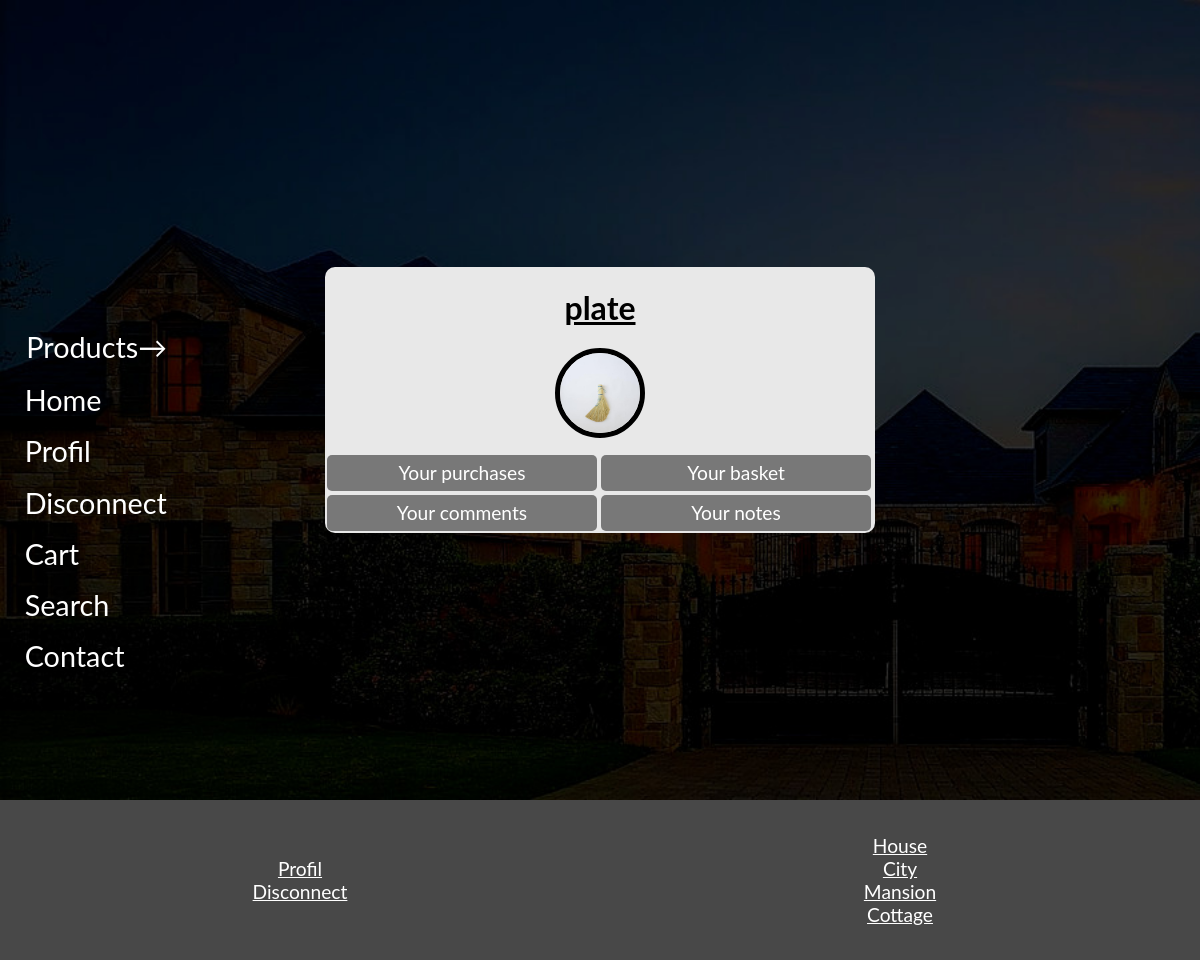
The app's page /profil.php?show=bought (signed in) with its own data.
### tables this page shows
CREATE TABLE IF NOT EXISTS `users` (
  `id` int(11) NOT NULL AUTO_INCREMENT,
  `name` varchar(255) NOT NULL,
  `email` varchar(255) NOT NULL,
  `password` varchar(255) NOT NULL,
  `avatar` varchar(255) NOT NULL,
  PRIMARY KEY (`id`)
);

CREATE TABLE IF NOT EXISTS `category` (
  `id` int(11) NOT NULL AUTO_INCREMENT,
  `name` text NOT NULL,
  PRIMARY KEY (`id`)
);

### profil.php (the view, shortened to what this page needs)
<DOCTYPEtml>
<html lang='en'>
	<head>
		<link rel='stylesheet' type='text/css' href="CSS/stylesheet.css" />
		<link rel="stylesheet" type="text/css" href="CSS/boot.css"/>
	</head>
	<body id='inscription-body'>
		<header>
			<?php
				include("header.php");
				$usr = $stmt->query("SELECT * FROM users WHERE id =".$_SESSION["id"])->fetch(PDO::FETCH_ASSOC);
			?>
		</header>
		<main class='flexr just-center align-center'>
			<div id='profil-container' class='flexc just-around'>
				<h1 class='center'><u><?=$usr["name"]?></u></h1>
				<img src='Media/Images/Avatars/<?=$usr["avatar"]?>' id='profil-image'/>
				<span id='profil-data' class='flexr wrap'>
					<a href='profil.php?show=bought'>Your purchases</a>
					<a href='profil.php?show=basket'>Your basket</a>
					<a href='profil.php?show=comments'>Your comments</a>
					<a href='profil.php?show=note'>Your notes</a>
				</span>
			</div>
		</main>
		<footer>
			<?php include("footer.php") ?>
		</footer>
	</body>
</html>

### footer.php (shortened to what this page needs)
<?php
	$stmt = new PDO("mysql:host=localhost;dbname=boutique","root","");
	$category = $stmt->query("SELECT * FROM category")->fetchAll(PDO::FETCH_ASSOC);
?>
<?php if(isset($_SESSION["id"])) { ?>
	<div class='footer-container'>		<a href='profil.php'>Profil</a>		<a href='index.php?deco=true'>Disconnect</a>		</div>
<?php } ?>
	<div class='footer-container'>
		<?php
			foreach($category as $cat)
			{
				echo "<a href='product.php?category=".$cat["id"]."'>".$cat["name"]."</a>";
			}
		?>
	</div>

### CSS/stylesheet.css (style rules this page uses)
body { font-family:lato; margin:0; padding:0; display:flex; flex-direction:column; justify-content:center; background-color:#484848; min-height:100vh; }
#inscription-body { background-image:url('../Media/Images/mansion.jpg'); background-size:cover; }
header { position:fixed; top:20em; left:1em; }
main { min-height:100vh; }
#profil-container { background-color:#E8E8E8; border-radius:10px; min-width:400px; max-width:550px; }
#profil-image { width:5em; border-radius:50%; align-self:center; border:5px solid black; margin-bottom:15px; }
#profil-data { min-height:80px; max-width:550px; min-width:400px; width:550px; }
#profil-data a { color:white; text-decoration:none; font-size:1.2em; background:#787878; padding:0.3em; border-radius:5px; width:47%; text-align:center; margin:2px; transition:background 0.2s ease; }
footer { display:flex; justify-content:space-evenly; height:10em; background:#484848; }
.footer-container { width:80%; font-size:1.2em; color:white; text-align:center; display:flex; flex-direction:column; align-self:center; }
footer a { color:white; transition:font-size 0.2s ease; }

### CSS/boot.css (style rules this page uses)
.flexc { display:flex; flex-direction:column; }
.flexr { display:flex; flex-direction:row; }
.align-center { align-items:center; }
.center { align-self:center; }
.just-center { justify-content:center; }
.just-around { justify-content:flex-around; }
.wrap { flex-wrap:wrap; }

### records on screen
users: name "plate", avatar (placeholder picture)
category: name "House"
category: name "City"
category: name "Mansion"
category: name "Cottage"
